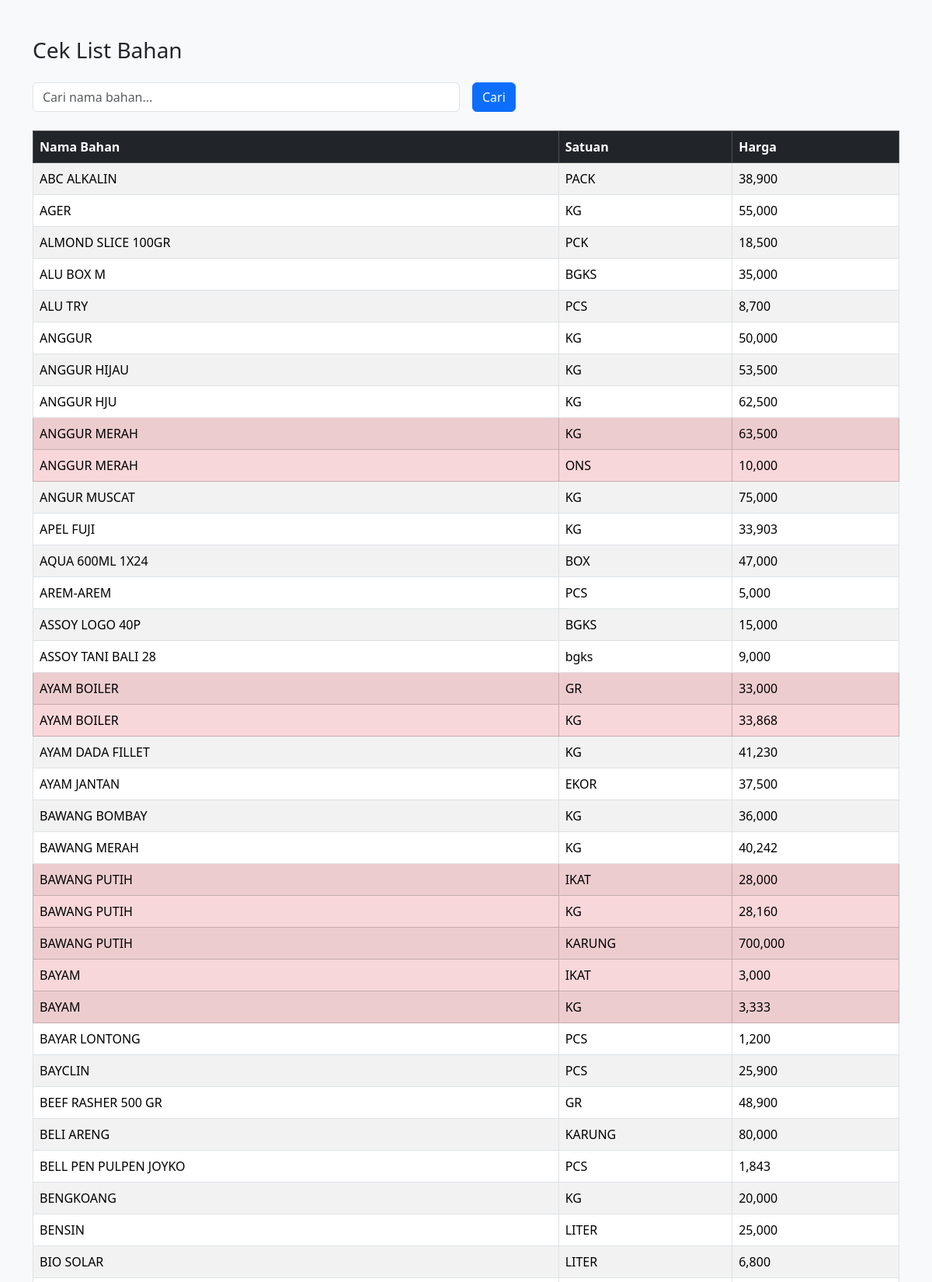
Page /cek_list_bahan (upper part) on the committed database.
### tables this page shows
CREATE TABLE Bahan (
    Nm_bahan TEXT,
    Satuan TEXT,
    harga REAL DEFAULT 0,
    PRIMARY KEY (Nm_bahan, Satuan)
);

### app.py (the view)
@app.route('/cek_list_bahan')
def cek_list_bahan():
    keyword = request.args.get('keyword', '').strip()
    conn = db.conn
    cur = conn.cursor()
    if keyword:
        query = "SELECT * FROM Bahan WHERE Nm_bahan LIKE ? COLLATE NOCASE ORDER BY Nm_bahan COLLATE NOCASE ASC"
        cur.execute(query, (f"%{keyword}%",))
    else:
        query = "SELECT * FROM Bahan ORDER BY Nm_bahan COLLATE NOCASE ASC"
        cur.execute(query)
    daftar_bahan = cur.fetchall()
    nama_list = [row[0].strip().lower() for row in daftar_bahan]
    mirip_index = set()
    for i in range(len(nama_list)):
        for j in range(i + 1, len(nama_list)):
            ratio = difflib.SequenceMatcher(None, nama_list[i], nama_list[j]).ratio()
            if ratio >= 0.95:
                mirip_index.add(i)
                mirip_index.add(j)
    hasil_bahan = []
    for idx, row in enumerate(daftar_bahan):
        is_mirip = idx in mirip_index
        hasil_bahan.append((row[0], row[1], row[2], is_mirip))
    return render_template('cek_list_bahan.html', daftar_bahan=hasil_bahan)

### templates/cek_list_bahan.html (shortened to what this page needs)
<!DOCTYPE html>
<html lang="id">
<head>
    <link href="https://cdn.jsdelivr.net/npm/bootstrap@5.3.3/dist/css/bootstrap.min.css" rel="stylesheet">
</head>
<body class="bg-light">
<div class="container mt-5">
    <h3 class="mb-4">Cek List Bahan</h3>
    <form method="GET" action="{{ url_for('cek_list_bahan') }}" class="row g-3 mb-4">
        <div class="col-md-6">
            <input type="text" name="keyword" value="{{ request.args.get('keyword', '') }}" class="form-control" placeholder="Cari nama bahan...">
        </div>
        <div class="col-md-auto">
            <button type="submit" class="btn btn-primary">Cari</button>
        </div>
    </form>
    {% if daftar_bahan %}
    <table class="table table-bordered table-striped">
        <thead class="table-dark">
            <tr>
                <th>Nama Bahan</th>
                <th>Satuan</th>
                <th>Harga</th>
            </tr>
        </thead>
        <tbody>
            {% for bahan in daftar_bahan %}
            <tr {% if bahan[3] %} class="table-danger" {% endif %}>
                <td>{{ bahan[0] }}</td>
                <td>{{ bahan[1] }}</td>
                <td>{{ '{:,.0f}'.format(bahan[2]) }}</td>
            </tr>
            {% endfor %}
        </tbody>
    </table>
    {% else %}
    <p class="text-muted">Data bahan tidak ditemukan.</p>
    {% endif %}
</div>
</body>
</html>

### rows in the picture
Bahan: Nm_bahan "ABC ALKALIN", Satuan "PACK", harga "38,900"
Bahan: Nm_bahan "AGER", Satuan "KG", harga "55,000"
Bahan: Nm_bahan "ALMOND SLICE 100GR", Satuan "PCK", harga "18,500"
Bahan: Nm_bahan "ALU BOX M", Satuan "BGKS", harga "35,000"
Bahan: Nm_bahan "ALU TRY", Satuan "PCS", harga "8,700"
Bahan: Nm_bahan "ANGGUR", Satuan "KG", harga "50,000"
Bahan: Nm_bahan "ANGGUR HIJAU", Satuan "KG", harga "53,500"
Bahan: Nm_bahan "ANGGUR HJU", Satuan "KG", harga "62,500"
Bahan: Nm_bahan "ANGGUR MERAH", Satuan "KG", harga "63,500"
Bahan: Nm_bahan "ANGGUR MERAH", Satuan "ONS", harga "10,000"
Bahan: Nm_bahan "ANGUR MUSCAT", Satuan "KG", harga "75,000"
Bahan: Nm_bahan "APEL FUJI", Satuan "KG", harga "33,903"
Bahan: Nm_bahan "AQUA 600ML 1X24", Satuan "BOX", harga "47,000"
Bahan: Nm_bahan "AREM-AREM", Satuan "PCS", harga "5,000"
Bahan: Nm_bahan "ASSOY LOGO 40P", Satuan "BGKS", harga "15,000"
Bahan: Nm_bahan "ASSOY TANI BALI 28", Satuan "bgks", harga "9,000"
Bahan: Nm_bahan "AYAM BOILER", Satuan "GR", harga "33,000"
Bahan: Nm_bahan "AYAM BOILER", Satuan "KG", harga "33,868"
Bahan: Nm_bahan "AYAM DADA FILLET", Satuan "KG", harga "41,230"
Bahan: Nm_bahan "AYAM JANTAN", Satuan "EKOR", harga "37,500"
Bahan: Nm_bahan "BAWANG BOMBAY", Satuan "KG", harga "36,000"
Bahan: Nm_bahan "BAWANG MERAH", Satuan "KG", harga "40,242"
Bahan: Nm_bahan "BAWANG PUTIH", Satuan "IKAT", harga "28,000"
Bahan: Nm_bahan "BAWANG PUTIH", Satuan "KG", harga "28,160"
Bahan: Nm_bahan "BAWANG PUTIH", Satuan "KARUNG", harga "700,000"
Bahan: Nm_bahan "BAYAM", Satuan "IKAT", harga "3,000"
Bahan: Nm_bahan "BAYAM", Satuan "KG", harga "3,333"
Bahan: Nm_bahan "BAYAR LONTONG", Satuan "PCS", harga "1,200"
Bahan: Nm_bahan "BAYCLIN", Satuan "PCS", harga "25,900"
Bahan: Nm_bahan "BEEF RASHER 500 GR", Satuan "GR", harga "48,900"
Bahan: Nm_bahan "BELI ARENG", Satuan "KARUNG", harga "80,000"
Bahan: Nm_bahan "BELL PEN PULPEN JOYKO", Satuan "PCS", harga "1,843"
Bahan: Nm_bahan "BENGKOANG", Satuan "KG", harga "20,000"
Bahan: Nm_bahan "BENSIN", Satuan "LITER", harga "25,000"
Bahan: Nm_bahan "BIO SOLAR", Satuan "LITER", harga "6,800"
